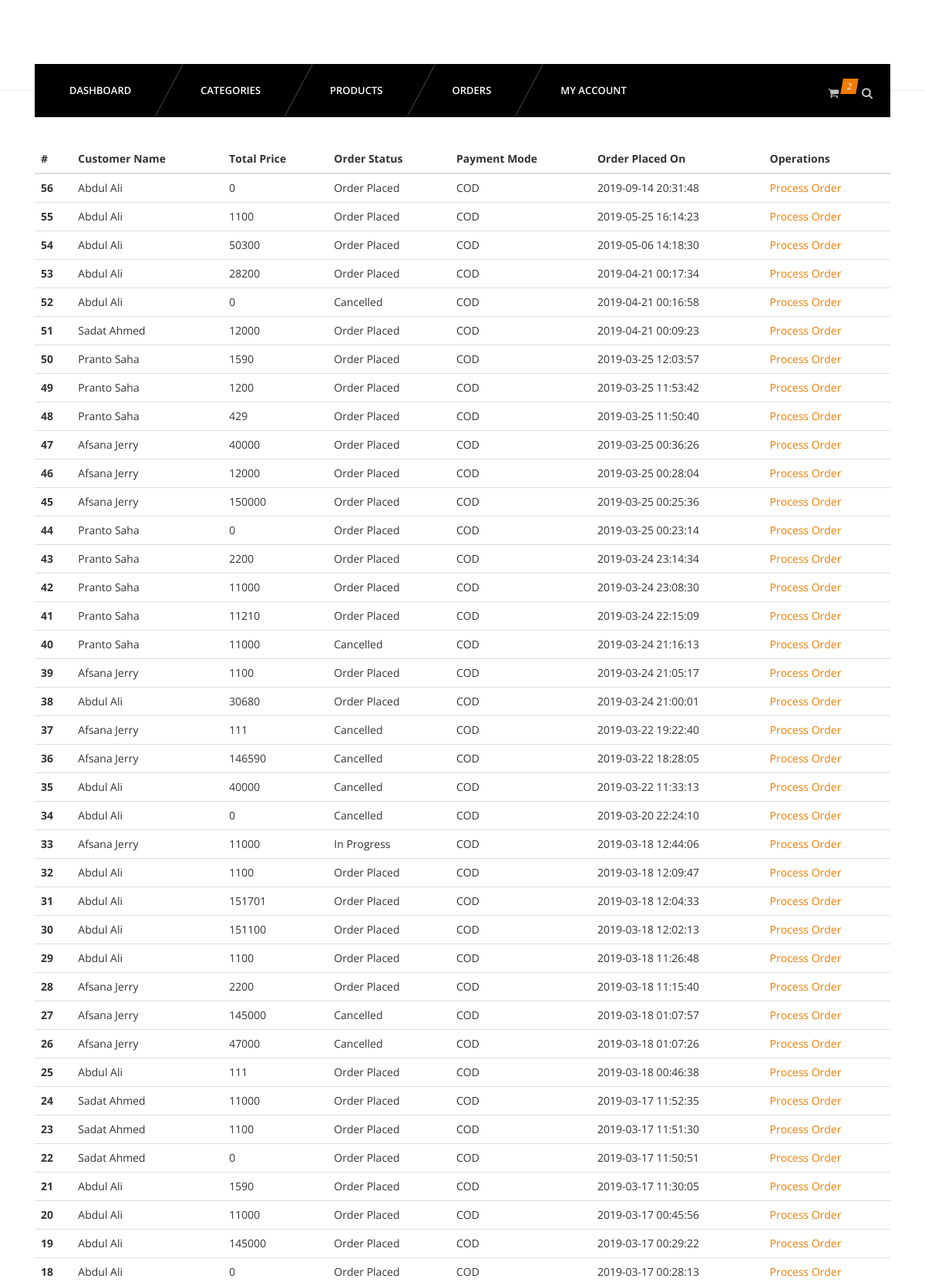
Screenshot of /admin/orders.php (signed in, upper part) with the database file from the repository.
### tables this page shows
CREATE TABLE `orders` (
  `id` int(11) NOT NULL,
  `uid` int(11) NOT NULL,
  `totalprice` varchar(255) NOT NULL,
  `orderstatus` varchar(255) NOT NULL,
  `paymentmode` varchar(255) NOT NULL,
  `timestamp` datetime NOT NULL DEFAULT CURRENT_TIMESTAMP
);

CREATE TABLE `usersmeta` (
  `id` int(11) NOT NULL,
  `uid` int(11) NOT NULL,
  `firstname` varchar(255) NOT NULL,
  `lastname` varchar(255) NOT NULL,
  `company` varchar(255) NOT NULL,
  `address1` varchar(255) NOT NULL,
  `address2` varchar(255) NOT NULL,
  `city` varchar(255) NOT NULL,
  `state` varchar(255) NOT NULL,
  `country` varchar(255) NOT NULL,
  `zip` varchar(255) NOT NULL,
  `mobile` varchar(255) NOT NULL
);

### admin/orders.php (the view, shortened to what this page needs)
<?php
require_once '../config/connect.php';
?>
<?php include 'inc/header.php'; ?>
<?php include 'inc/nav.php'; ?>
<section id="content">
  <div class="content-blog">
    <div class="container">
      <table class="table table-stripped">
        <thead>
          <tr>
            <th>#</th>
            <th>Customer Name</th>
            <th>Total Price</th>
            <th>Order Status</th>
            <th>Payment Mode</th>
            <th>Order Placed On</th>
            <th>Operations</th>
          </tr>
        </thead>
        <tbody>
          <?php
          $sql = "SELECT o.id , o.totalprice , o.orderstatus ,
          o.paymentmode , o.`timestamp` , u.firstname , u.lastname
          FROM orders o JOIN usersmeta u WHERE o.uid=u.uid ORDER BY o.id DESC";
          $res = mysqli_query($connection, $sql);
          while($r = mysqli_fetch_assoc($res)){
            ?>
            <tr>
              <th scope="row"><?php echo $r['id']; ?></th>
              <td><?php echo $r['firstname']." ".$r['lastname']; ?></td>
              <td><?php echo $r['totalprice']; ?></td>
              <td><?php echo $r['orderstatus']; ?></td>
              <td><?php echo $r['paymentmode']; ?></td>
              <td><?php echo $r['timestamp']; ?></td>
              <td><a href="order-process.php?id=<?php echo $r['id']; ?>">Process Order</a></td>
            </tr>
          <?php } ?>
        </tbody>
      </table>
    </div>
  </div>
</section>
<?php include 'inc/footer.php'; ?>

### css/light.css (style rules this page uses)
body { background-color:#fff; }

### rows the page displays
orders: id "56", usersmeta.firstname "Abdul", usersmeta.lastname "Ali", totalprice "0", orderstatus "Order Placed", paymentmode "COD", timestamp "2019-09-14 20:31:48"
orders: id "55", usersmeta.firstname "Abdul", usersmeta.lastname "Ali", totalprice "1100", orderstatus "Order Placed", paymentmode "COD", timestamp "2019-05-25 16:14:23"
orders: id "54", usersmeta.firstname "Abdul", usersmeta.lastname "Ali", totalprice "50300", orderstatus "Order Placed", paymentmode "COD", timestamp "2019-05-06 14:18:30"
orders: id "53", usersmeta.firstname "Abdul", usersmeta.lastname "Ali", totalprice "28200", orderstatus "Order Placed", paymentmode "COD", timestamp "2019-04-21 00:17:34"
orders: id "52", usersmeta.firstname "Abdul", usersmeta.lastname "Ali", totalprice "0", orderstatus "Cancelled", paymentmode "COD", timestamp "2019-04-21 00:16:58"
orders: id "51", usersmeta.firstname "Sadat", usersmeta.lastname "Ahmed", totalprice "12000", orderstatus "Order Placed", paymentmode "COD", timestamp "2019-04-21 00:09:23"
orders: id "50", usersmeta.firstname "Pranto", usersmeta.lastname "Saha", totalprice "1590", orderstatus "Order Placed", paymentmode "COD", timestamp "2019-03-25 12:03:57"
orders: id "49", usersmeta.firstname "Pranto", usersmeta.lastname "Saha", totalprice "1200", orderstatus "Order Placed", paymentmode "COD", timestamp "2019-03-25 11:53:42"
orders: id "48", usersmeta.firstname "Pranto", usersmeta.lastname "Saha", totalprice "429", orderstatus "Order Placed", paymentmode "COD", timestamp "2019-03-25 11:50:40"
orders: id "47", usersmeta.firstname "Afsana", usersmeta.lastname "Jerry", totalprice "40000", orderstatus "Order Placed", paymentmode "COD", timestamp "2019-03-25 00:36:26"
orders: id "46", usersmeta.firstname "Afsana", usersmeta.lastname "Jerry", totalprice "12000", orderstatus "Order Placed", paymentmode "COD", timestamp "2019-03-25 00:28:04"
orders: id "45", usersmeta.firstname "Afsana", usersmeta.lastname "Jerry", totalprice "150000", orderstatus "Order Placed", paymentmode "COD", timestamp "2019-03-25 00:25:36"
orders: id "44", usersmeta.firstname "Pranto", usersmeta.lastname "Saha", totalprice "0", orderstatus "Order Placed", paymentmode "COD", timestamp "2019-03-25 00:23:14"
orders: id "43", usersmeta.firstname "Pranto", usersmeta.lastname "Saha", totalprice "2200", orderstatus "Order Placed", paymentmode "COD", timestamp "2019-03-24 23:14:34"
orders: id "42", usersmeta.firstname "Pranto", usersmeta.lastname "Saha", totalprice "11000", orderstatus "Order Placed", paymentmode "COD", timestamp "2019-03-24 23:08:30"
orders: id "41", usersmeta.firstname "Pranto", usersmeta.lastname "Saha", totalprice "11210", orderstatus "Order Placed", paymentmode "COD", timestamp "2019-03-24 22:15:09"
orders: id "40", usersmeta.firstname "Pranto", usersmeta.lastname "Saha", totalprice "11000", orderstatus "Cancelled", paymentmode "COD", timestamp "2019-03-24 21:16:13"
orders: id "39", usersmeta.firstname "Afsana", usersmeta.lastname "Jerry", totalprice "1100", orderstatus "Order Placed", paymentmode "COD", timestamp "2019-03-24 21:05:17"
orders: id "38", usersmeta.firstname "Abdul", usersmeta.lastname "Ali", totalprice "30680", orderstatus "Order Placed", paymentmode "COD", timestamp "2019-03-24 21:00:01"
orders: id "37", usersmeta.firstname "Afsana", usersmeta.lastname "Jerry", totalprice "111", orderstatus "Cancelled", paymentmode "COD", timestamp "2019-03-22 19:22:40"
orders: id "36", usersmeta.firstname "Afsana", usersmeta.lastname "Jerry", totalprice "146590", orderstatus "Cancelled", paymentmode "COD", timestamp "2019-03-22 18:28:05"
orders: id "35", usersmeta.firstname "Abdul", usersmeta.lastname "Ali", totalprice "40000", orderstatus "Cancelled", paymentmode "COD", timestamp "2019-03-22 11:33:13"
orders: id "34", usersmeta.firstname "Abdul", usersmeta.lastname "Ali", totalprice "0", orderstatus "Cancelled", paymentmode "COD", timestamp "2019-03-20 22:24:10"
orders: id "33", usersmeta.firstname "Afsana", usersmeta.lastname "Jerry", totalprice "11000", orderstatus "In Progress", paymentmode "COD", timestamp "2019-03-18 12:44:06"
orders: id "32", usersmeta.firstname "Abdul", usersmeta.lastname "Ali", totalprice "1100", orderstatus "Order Placed", paymentmode "COD", timestamp "2019-03-18 12:09:47"
orders: id "31", usersmeta.firstname "Abdul", usersmeta.lastname "Ali", totalprice "151701", orderstatus "Order Placed", paymentmode "COD", timestamp "2019-03-18 12:04:33"
orders: id "30", usersmeta.firstname "Abdul", usersmeta.lastname "Ali", totalprice "151100", orderstatus "Order Placed", paymentmode "COD", timestamp "2019-03-18 12:02:13"
orders: id "29", usersmeta.firstname "Abdul", usersmeta.lastname "Ali", totalprice "1100", orderstatus "Order Placed", paymentmode "COD", timestamp "2019-03-18 11:26:48"
orders: id "28", usersmeta.firstname "Afsana", usersmeta.lastname "Jerry", totalprice "2200", orderstatus "Order Placed", paymentmode "COD", timestamp "2019-03-18 11:15:40"
orders: id "27", usersmeta.firstname "Afsana", usersmeta.lastname "Jerry", totalprice "145000", orderstatus "Cancelled", paymentmode "COD", timestamp "2019-03-18 01:07:57"
orders: id "26", usersmeta.firstname "Afsana", usersmeta.lastname "Jerry", totalprice "47000", orderstatus "Cancelled", paymentmode "COD", timestamp "2019-03-18 01:07:26"
orders: id "25", usersmeta.firstname "Abdul", usersmeta.lastname "Ali", totalprice "111", orderstatus "Order Placed", paymentmode "COD", timestamp "2019-03-18 00:46:38"
orders: id "24", usersmeta.firstname "Sadat", usersmeta.lastname "Ahmed", totalprice "11000", orderstatus "Order Placed", paymentmode "COD", timestamp "2019-03-17 11:52:35"
orders: id "23", usersmeta.firstname "Sadat", usersmeta.lastname "Ahmed", totalprice "1100", orderstatus "Order Placed", paymentmode "COD", timestamp "2019-03-17 11:51:30"
orders: id "22", usersmeta.firstname "Sadat", usersmeta.lastname "Ahmed", totalprice "0", orderstatus "Order Placed", paymentmode "COD", timestamp "2019-03-17 11:50:51"
orders: id "21", usersmeta.firstname "Abdul", usersmeta.lastname "Ali", totalprice "1590", orderstatus "Order Placed", paymentmode "COD", timestamp "2019-03-17 11:30:05"
orders: id "20", usersmeta.firstname "Abdul", usersmeta.lastname "Ali", totalprice "11000", orderstatus "Order Placed", paymentmode "COD", timestamp "2019-03-17 00:45:56"
orders: id "19", usersmeta.firstname "Abdul", usersmeta.lastname "Ali", totalprice "145000", orderstatus "Order Placed", paymentmode "COD", timestamp "2019-03-17 00:29:22"
orders: id "18", usersmeta.firstname "Abdul", usersmeta.lastname "Ali", totalprice "0", orderstatus "Order Placed", paymentmode "COD", timestamp "2019-03-17 00:28:13"
